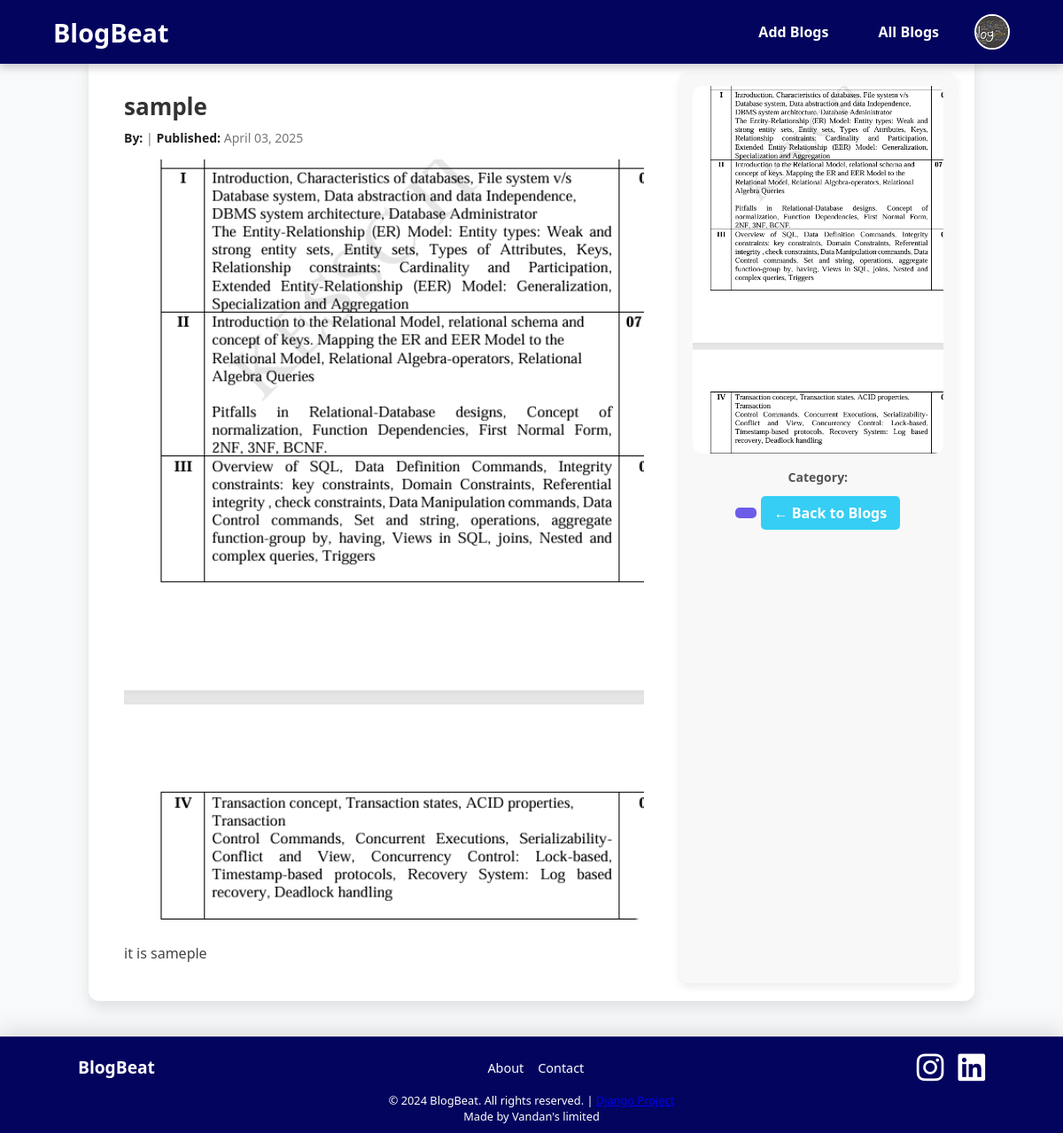
/blogs/15/ (signed in), run on the app's committed database.
### blogapp/models.py (models this page shows, shortened)
class Blog(models.Model):
    title = models.CharField(max_length=50)
    description = models.TextField()  # Changed to TextField for longer descriptions
    blog_image = models.ImageField(upload_to="blogimages/")
    user = models.ForeignKey(User, on_delete=models.CASCADE)  # it means delete all user blog
    custom_date = models.DateTimeField(null=True, blank=True)
    custom_choices = models.DateTimeField(null=True, blank=True)
    created_at = models.DateTimeField(default=timezone.now)
    likes = models.ManyToManyField(User, related_name='liked_blogs', blank=True)
    class Meta:
        db_table = "Blogs"  # to change table name in sql table
        ordering = ['-created_at']  # Added ordering by creation date

### blogapp/views.py (the view)
# urls.py: path('blogs/<int:bg_id>/',viewBg, name="seeblog"),
@login_required
def viewBg(request, bg_id):
    blog = get_object_or_404(Blog, id=bg_id)
    return render(request, "vb.html",{"blog": blog,})

### blogapp/templates/vb.html (shortened to what this page needs)
{% extends 'custom.html' %}
{% load static %}
{% block content %}
<div class="blog-page">
    <div class="blog-content">
        <h1 class="blog-title">{{ blog.title }}</h1>
        <p class="blog-meta">
            <strong>By:</strong> {{ blog.user.first_name }} {{ blog.user.last_name }} |
            <strong>Published:</strong> {{ blog.created_at|date:"F d, Y" }}
        </p>
        {% if blog.blog_image %}
            <img src="{{ blog.blog_image.url }}" alt="Blog Image" class="blog-image">
        {% endif %}
        <p class="blog-text">{{ blog.description }}</p>
    </div>
    <div class="sidebar">
        {% if blog.blog_image %}
            <img src="{{ blog.blog_image.url }}" alt="Blog Thumbnail">
        {% endif %}
        <p><strong>Category:</strong></p>
        <span class="category-badge">{{ blog.category }}</span>
        <a href="{% url 'home' %}" class="back-btn">← Back to Blogs</a>
    </div>
</div>
{% endblock %}

### blogapp/templates/header.html (style rules this page uses)
:root { --primary: #0077b6; --accent: #00b4d8; --text: #ffffff; --bg-light: #f8f9fa; --bg-dark: #03045e; --transition: all 0.3s ease-in-out; }
* { margin: 0; padding: 0; box-sizing: border-box; font-family: 'Segoe UI', sans-serif; }
body { background: var(--bg-light); color: var(--text-dark); transition: var(--transition); }

### blogapp/templates/vb.html (style rules this page uses)
.blog-page { display: grid; grid-template-columns: 2fr 1fr; gap: 20px; max-width: 1000px; margin: 40px auto; padding: 20px; background: #fff; border-radius: 12px; box-shadow: 0px 8px 16px rgba(0, 0, 0, 0.1); }
.blog-content { padding: 20px; }
.blog-title { font-size: 26px; font-weight: bold; color: #333; margin-bottom: 8px; }
.blog-meta { font-size: 14px; color: #777; margin-bottom: 15px; }
.blog-meta strong { color: #222; }
.blog-image { width: 100%; border-radius: 10px; margin-bottom: 20px; transition: transform 0.3s ease-in-out; }
.blog-text { font-size: 16px; line-height: 1.7; color: #444; }
.sidebar { background: #f8f8f8; padding: 15px; border-radius: 10px; text-align: center; box-shadow: 0px 4px 10px rgba(0, 0, 0, 0.08); }
.sidebar img { width: 100%; border-radius: 10px; margin-bottom: 12px; }
.sidebar p { font-size: 14px; color: #555; }
.category-badge { display: inline-block; background: #6c5ce7; color: white; padding: 6px 12px; font-size: 14px; border-radius: 5px; margin-top: 10px; }
.back-btn { display: inline-block; background: #36cef4; color: white; text-align: center; padding: 8px 15px; border-radius: 5px; text-decoration: none; font-weight: bold; margin-top: 12px; transition: background 0.3s; }

### data on the page
Blog: title "sample", created_at "April 03, 2025", blog_image (picture), description "it is sameple"
